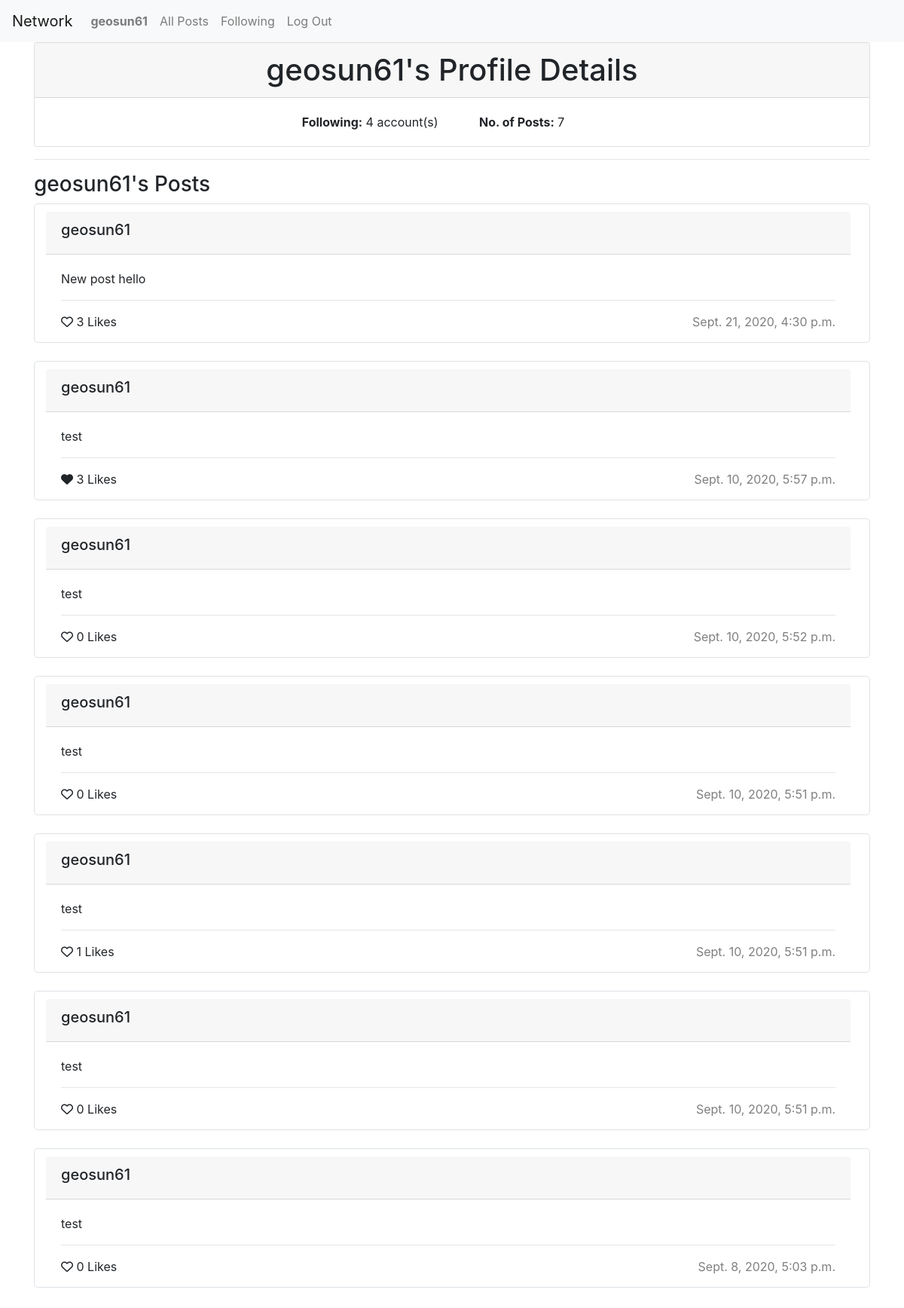
The page /profile (signed in) on the database its author committed.
### network/models.py (models this page shows, shortened)
class User(AbstractUser):
    id = models.AutoField(primary_key=True)
    followed = models.ManyToManyField("User",blank=True,related_name="following")

class Post(models.Model):
    id = models.AutoField(primary_key=True)
    poster = models.ForeignKey("User",on_delete=models.CASCADE,related_name="posts")
    body = models.TextField(blank=True)
    timestamp = models.DateTimeField(auto_now_add=True)
    liked_by = models.ManyToManyField("User",blank=True,related_name="liked")
    likes = models.IntegerField()

### network/views.py (the view)
# urls.py: path("profile",views.user,name="user"),
@login_required
def user(request):
    posts = Post.objects.all().filter(poster=request.user).order_by('-timestamp')
    user = request.user
    paginator = Paginator(posts, 10)
    following_num = int(user.followed.count())
    posts_num = int(posts.count())
    page_number = request.GET.get('page')
    page_obj = paginator.get_page(page_number)
    return render(request, "network/profile.html", {
        "page_obj": page_obj,
        "user_obj": user,
        "posts_num": posts_num,
        "following_num": following_num
    })

### network/templates/network/profile.html (shortened to what this page needs)
{% extends "network/layout.html" %}
{% load static %}
{% block body %}
<div class="container">
  <div class="user_div card">
    <h1 id="user_name" data-username="{{ user_obj.username }}" class="ph card-header">{{ user_obj.username }}'s Profile Details</h1>
    <div class="ph card-body">
      <div class="ph">
        <span class="ph-details"><b>Following:</b> {{ following_num }} account(s)</span>
        <span class="ph-details"><b> No. of Posts:</b> {{ posts_num }}</span>
      </div>
    </div>
  </div>
  <hr>
  <h3>{{ user_obj.username }}'s Posts</h3>
  {% for post in page_obj %}
  <div class="card border rounded-lg">
    <div id="post{{ post.id }}" class="post">
      <div class="card-header post-header">
        <h5 class="usernames">{{ post.poster }}</h5>
      </div>
      <div class="card-body">
        <span class="post-body">{{ post.body }}</span>
        <hr>
        <span data-id="{{ post.id }}" class="likes">
          {% if user in post.liked_by.all %}
          <i id ="liked_btn" class="fas fa-heart like_btn"></i>
          {% else %}
          <i id ="notliked_btn" class="far fa-heart like_btn"></i>
          {% endif%}
          <span class="likeNo">{{ post.liked_by.count }}</span> Likes
        </span>
        <span class="timestamp">{{ post.timestamp }}</span>
      </div>
    </div>
  </div>
  <br>
  {% empty %}
  <br>
  <p><i>This user has not posted anything...</i></p>
  {% endfor %}
</div>
{% endblock %}

### network/templates/network/layout.html (shortened to what this page needs)
{% load static %}
<!DOCTYPE html>
<html lang="en">
<head>
  <link rel="stylesheet" href="https://stackpath.bootstrapcdn.com/bootstrap/4.4.1/css/bootstrap.min.css">
  <link href="{% static 'network/styles.css' %}" rel="stylesheet">
</head>
<body>
  <nav class="navbar navbar-expand-lg navbar-light bg-light">
    <a class="navbar-brand" href="#">Network</a>
    <div>
      <ul class="navbar-nav mr-auto">
        {% if user.is_authenticated %}
        <li class="nav-item">
          <a class="nav-link" id="logged_in" data-login="{{ user.username }}" href="{% url 'user' %}"><strong>{{ user.username }}</strong></a>
        </li>
        {% endif %}
        <li class="nav-item">
          <a class="nav-link" href="{% url 'index' %}">All Posts</a>
        </li>
        {% if user.is_authenticated %}
        <li class="nav-item">
          <a class="nav-link" href="{% url 'following_posts' %}">Following</a>
        </li>
        <li class="nav-item">
          <a class="nav-link" href="{% url 'logout' %}">Log Out</a>
        </li>
        {% endif %}
      </ul>
    </div>
  </nav>
  <div class="body">
    {% block body %}
    {% endblock %}
  </div>
</body>
</html>

### network/static/network/styles.css (style rules this page uses)
#newpost-div, .post { padding-top: 10px; padding-left: 15px; padding-right: 25px; padding-bottom: 15px; }
.timestamp { color: rgba(0, 0, 0, 0.5); float: right; }
.likes { float: left; }
.ph { text-align: center; }
.ph-details { margin-right: 50px; }

### rows shown on the page
User: username "geosun61"
Post: poster "geosun61", body "New post hello", liked_by.count "3", timestamp "Sept. 21, 2020, 4:30 p.m."
Post: poster "geosun61", body "test", liked_by.count "3", timestamp "Sept. 10, 2020, 5:57 p.m."
Post: poster "geosun61", body "test", liked_by.count "0", timestamp "Sept. 10, 2020, 5:52 p.m."
Post: poster "geosun61", body "test", liked_by.count "0", timestamp "Sept. 10, 2020, 5:51 p.m."
Post: poster "geosun61", body "test", liked_by.count "1", timestamp "Sept. 10, 2020, 5:51 p.m."
Post: poster "geosun61", body "test", liked_by.count "0", timestamp "Sept. 10, 2020, 5:51 p.m."
Post: poster "geosun61", body "test", liked_by.count "0", timestamp "Sept. 8, 2020, 5:03 p.m."

### other values the page prints
{{ following_num }} "4"
{{ posts_num }} "7"
